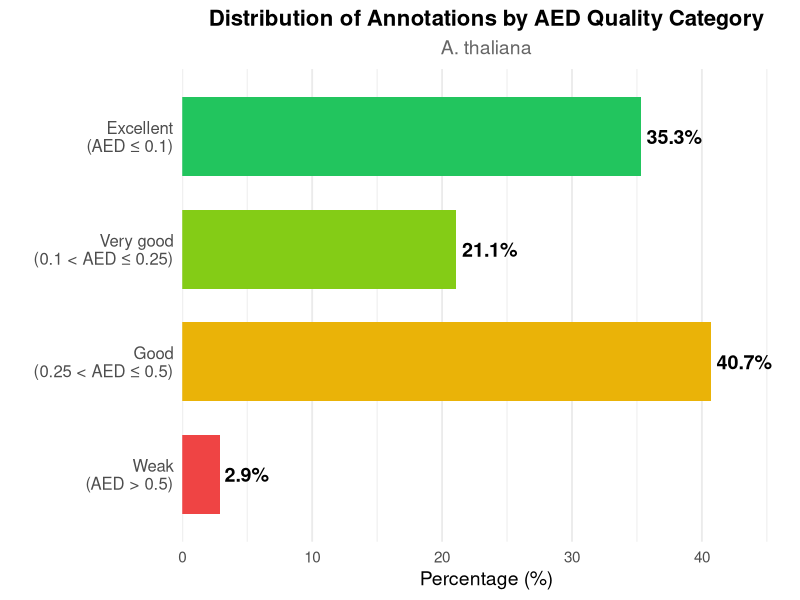
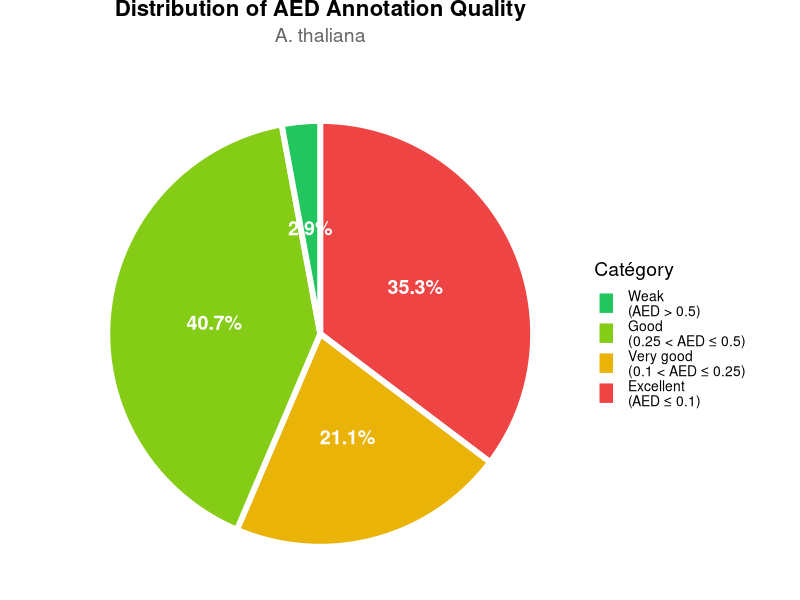
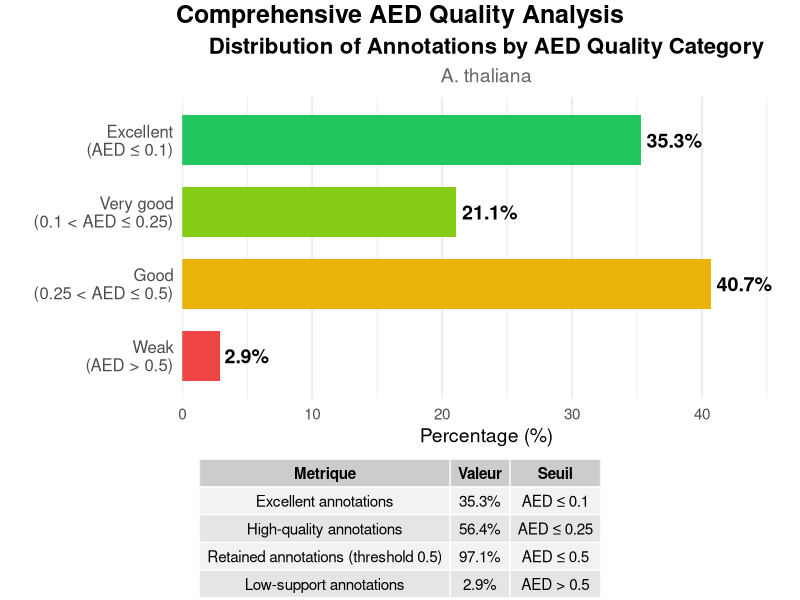
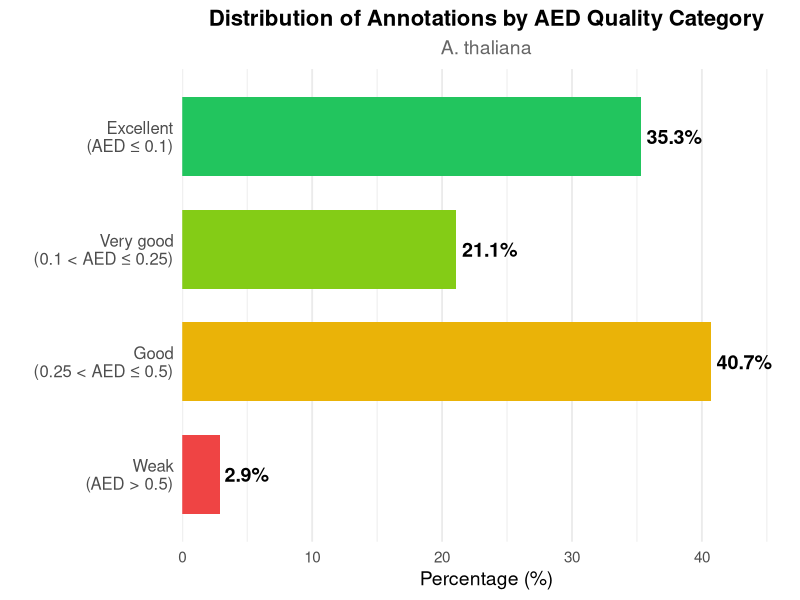
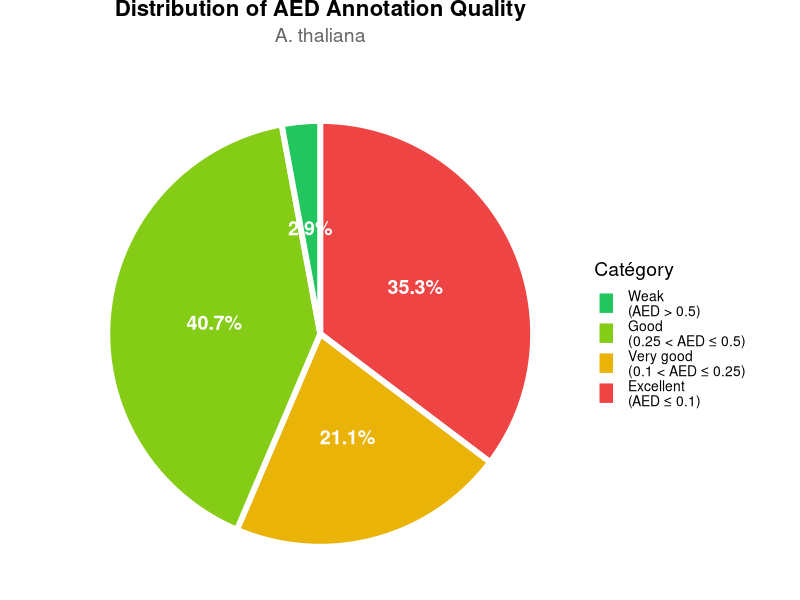

The R source for these figures, in order:
# =============================================================================
# Analyse de la Distribution AED par Catégorie de Qualité
# =============================================================================

library(ggplot2)
library(dplyr)

# -----------------------------------------------------------------------------
# 1. Charger les données AED
# -----------------------------------------------------------------------------

# Lecture du fichier AED généré par MAKER
aed_data <- read.table("assembly.all.maker.renamed.gff.AED.txt", 
                       header = TRUE, 
                       sep = "\t")

# Afficher un aperçu des données
head(aed_data)
cat("Nombre total d'observations:", nrow(aed_data), "\n")

# -----------------------------------------------------------------------------
# 2. Calculer les proportions par catégorie de qualité
# -----------------------------------------------------------------------------

# Fonction pour calculer le pourcentage d'annotations dans chaque catégorie
calculate_quality_categories <- function(data) {
  
  # Extraire les valeurs CDF pour les seuils clés
  cdf_0.1 <- data$ERR11437317.asm.bp.p_ctg.all.maker.noseq.gff.renamed.gff[data$AED == 0.1]
  cdf_0.25 <- data$ERR11437317.asm.bp.p_ctg.all.maker.noseq.gff.renamed.gff[data$AED == 0.25]
  cdf_0.5 <- data$ERR11437317.asm.bp.p_ctg.all.maker.noseq.gff.renamed.gff[data$AED == 0.5]
  cdf_1.0 <- 1.0  # Par définition
  
  # Calculer les pourcentages par catégorie
  excellent <- cdf_0.1 * 100
  very_good <- (cdf_0.25 - cdf_0.1) * 100
  good <- (cdf_0.5 - cdf_0.25) * 100
  weak <- (cdf_1.0 - cdf_0.5) * 100
  
  # Créer un data frame avec les résultats
  quality_df <- data.frame(
    Categorie = c("Excellent\n(AED ≤ 0.1)", 
                  "Very good\n(0.1 < AED ≤ 0.25)", 
                  "Good\n(0.25 < AED ≤ 0.5)", 
                  "Weak\n(AED > 0.5)"),
    Pourcentage = c(excellent, very_good, good, weak),
    Couleur = c("#22c55e", "#84cc16", "#eab308", "#ef4444"),
    Ordre = 1:4
  )
  
  return(quality_df)
}

quality_categories <- calculate_quality_categories(aed_data)

# Afficher le tableau
print(quality_categories)

# -----------------------------------------------------------------------------
# 3. Créer le graphique en barres horizontales
# -----------------------------------------------------------------------------

# Réordonner les catégories pour l'affichage
quality_categories$Categorie <- factor(quality_categories$Categorie, 
                                       levels = rev(quality_categories$Categorie))

# Créer le graphique
p1 <- ggplot(quality_categories, aes(x = Categorie, y = Pourcentage, fill = Categorie)) +
  geom_bar(stat = "identity", width = 0.7) +
  geom_text(aes(label = sprintf("%.1f%%", Pourcentage)), 
            hjust = -0.1, size = 5, fontface = "bold") +
  scale_fill_manual(values = rev(quality_categories$Couleur)) +
  coord_flip() +
  labs(title = "Distribution of Annotations by AED Quality Category",
       subtitle = "A. thaliana",
       x = "",
       y = "Percentage (%)") +
  theme_minimal(base_size = 14) +
  theme(legend.position = "none",
        plot.title = element_text(face = "bold", size = 16, hjust = 0.5),
        plot.subtitle = element_text(hjust = 0.5, color = "gray40"),
        panel.grid.major.y = element_blank(),
        axis.text.y = element_text(size = 12),
        axis.text.x = element_text(size = 11)) +
  scale_y_continuous(limits = c(0, max(quality_categories$Pourcentage) * 1.15),
                     expand = c(0, 0))

# Afficher le graphique
print(p1)

# Sauvegarder
ggsave("AED_quality_categories_barplot.pdf", p1, width = 10, height = 6)

# -----------------------------------------------------------------------------
# 4. Variante : Graphique en camembert (pie chart)
# -----------------------------------------------------------------------------

p2 <- ggplot(quality_categories, aes(x = "", y = Pourcentage, fill = Categorie)) +
  geom_bar(stat = "identity", width = 1, color = "white", size = 2) +
  coord_polar("y", start = 0) +
  scale_fill_manual(values = quality_categories$Couleur) +
  geom_text(aes(label = sprintf("%.1f%%", Pourcentage)),
            position = position_stack(vjust = 0.5),
            size = 5, fontface = "bold", color = "white") +
  labs(title = "Distribution of AED Annotation Quality",
       subtitle = "A. thaliana",
       fill = "Catégory") +
  theme_void(base_size = 14) +
  theme(plot.title = element_text(face = "bold", size = 16, hjust = 0.5, margin = margin(b = 5)),
        plot.subtitle = element_text(hjust = 0.5, color = "gray40", margin = margin(b = 15)),
        legend.position = "right",
        legend.text = element_text(size = 10))

print(p2)

ggsave("AED_quality_categories_pie.png", p2, width = 10, height = 6, dpi = 300)

# -----------------------------------------------------------------------------
# 5. Graphique combiné avec métriques clés
# -----------------------------------------------------------------------------

library(gridExtra)
library(grid)

# Créer un tableau de statistiques
stats_table <- data.frame(
  Metrique = c("Excellent annotations", 
               "High-quality annotations",
               "Retained annotations (threshold 0.5)",
               "Low-support annotations"),
  Valeur = c(sprintf("%.1f%%", quality_categories$Pourcentage[1]),
             sprintf("%.1f%%", sum(quality_categories$Pourcentage[1:2])),
             sprintf("%.1f%%", sum(quality_categories$Pourcentage[1:3])),
             sprintf("%.1f%%", quality_categories$Pourcentage[4])),
  Seuil = c("AED ≤ 0.1", "AED ≤ 0.25", "AED ≤ 0.5", "AED > 0.5")
)

# Créer un tableau graphique
table_grob <- tableGrob(stats_table, rows = NULL, 
                        theme = ttheme_default(base_size = 11))

# Combiner graphique et tableau
combined_plot <- grid.arrange(
  p1, 
  table_grob,
  ncol = 1,
  heights = c(3, 1),
  top = textGrob("Comprehensive AED Quality Analysis", 
                 gp = gpar(fontsize = 18, fontface = "bold"))
)

ggsave("AED_quality_combined.png", combined_plot, width = 10, height = 10, dpi = 300)

